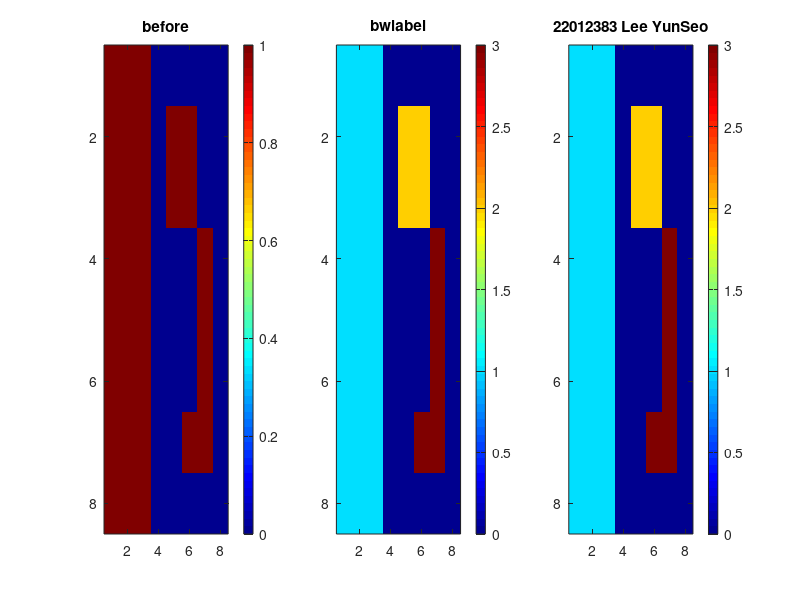
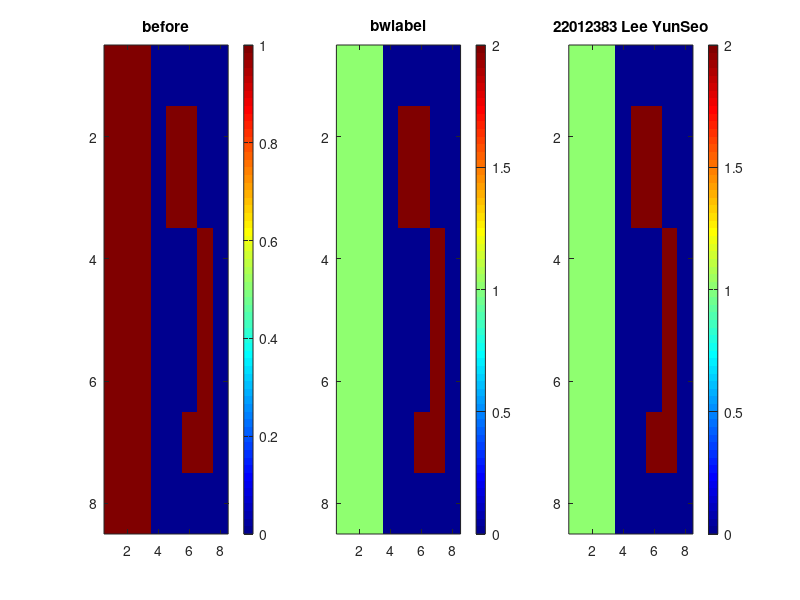

Recreate these plots in MATLAB, in order. (Note: this script raises an error after producing the figures.)
%22012383 Lee YunSeo
%% 4adjacency
clc
clear all
close all

val = 4; %4adjacency
BW = logical ([1 1 1 0 0 0 0 0
1 1 1 0 1 1 0 0
1 1 1 0 1 1 0 0
1 1 1 0 0 0 1 0
1 1 1 0 0 0 1 0
1 1 1 0 0 0 1 0
1 1 1 0 0 1 1 0
1 1 1 0 0 0 0 0]);
L = bwlabel(BW,val); % blob labeling with 4/8 adjacency
result = [];
c = 1; %color number count
if val == 4
    for i = 1:8
        for j = 1:8
            up = i-1;
            left = j-1;

            X = BW(i,j);
            if X == 1
                
                if  i == 1
                    A = 0;
                else
                    A = result(up,j);
                end
                
                if j == 1
                    B = 0;
                else
                    B = result(i,left);
                end
                
                if i == 1 & j == 1
                    A = 1;
                    B = 1;
                    
                end
                sur = unique([0,A,B]); %duplication remove and sorting
                [sur_row, sur_col]= size(sur); 

                if sur_col == 1
                    c = c+1; %color count + 1
                    result(i,j) = c; 
                elseif sur_col == 2
                    result(i,j) = sur(2);
                else 
                    result(i,j) = sur(2);
                    result(i,j-1) = sur(2);
                end
 
            else
                result(i,j) = 0; %backround color = 0
            end
            
        end
    end
end

figure(1); subplot(1,3,1); imagesc(BW), colorbar; title('before')
subplot(1,3,2); imagesc(L); colormap jet; colorbar; title('bwlabel')
subplot(1,3,3); imagesc(result); colorbar; title('22012383 Lee YunSeo')

%% 8adjacency

val = 8; %8conneted
L = bwlabel(BW,val);
result = [];
c = 1; %color number count

if val == 8
    for i = 1:8
        for j = 1:8
            up = i-1;
            down = i+1;
            left = j-1;
            right = j+1;

            X = BW(i,j);
            if X == 1
                
                if  i == 1
                    A = 0;
                    B = 0;
                    C = 0;
                else
                    if j == 1
                        A = 0;
                    else
                        A = result(up,left);
                    end
                    B = result(up,j);
                    if j == 8
                        C=0;
                    else
                        C = result(up, right);
                    end
                end
                
                if j == 1
                    D = 0;
                else
                    D = result(i,left);
                end

                if i == 1 & j == 1
                    A = 1;
                    B = 1;
                    D = 1;
                end
                sur = unique([0,A,B,C,D]);
                [sur_row, sur_col]= size(sur); 

                if sur_col == 1
                    c = c+1;
                    result(i,j) = c; 
                elseif sur_col == 2
                    result(i,j) = sur(2);
                else 
                    result(i,j) = sur(2);
                    result(i,j-1) = sur(2);
                end
 
            else
                result(i,j) = 0; %backround color = 0
            end
            
        end
    end
end
figure(2); subplot(1,3,1); imagesc(BW), colorbar; title('before')
subplot(1,3,2); imagesc(L); colormap jet; colorbar; title('bwlabel')
subplot(1,3,3); imagesc(result); colorbar; title('22012383 Lee YunSeo')

%%
% load a gray image
grayImage = imread('rice.png'); 

% thresholding
brightBlobs = grayImage > 128; % Find bright things.


BW = brightBlobs;
con_n = 8; %4or8conneted
result = [];
c = 1;
[BW_y BW_x] = size(BW);
if con_n == 8
    for i = 1:BW_y
        for j = 1:BW_x
            up = i-1;
            down = i+1;
            left = j-1;
            right = j+1;
            X = BW(i,j);
            
            if X == 1
                
                if  i == 1
                    A = 0;
                    B = 0;
                    C = 0;
                    if j == 1
                        D = 0;
                    else
                        D = result(i,left);
                    end
                else %A,B,Cooooooo
                    if j == 1 
                        A = 0;
                        C = result(up, right);
                        D = 0;
                    elseif j == BW_x
                        A = result(up,left);
                        C = 0;
                        D = result(i,left);
                    else
                        A = result(up,left);
                        C = result(up, right);
                        D = result(i, left);
                    end
                    B = result(up,j);
                end

                if i == 1 & j == 1
                    A = 1;
                    B = 1;
                    C = 1;
                    D = 1;
                end
                sur = unique([0,A,B,C,D]);
                [sur_row, sur_col]= size(sur); 

                if sur_col == 1
                    c = c+1;
                    result(i,j) = c; 
                elseif sur_col == 2
                    result(i,j) = sur(2);
                else 
                    result(i,j) = sur(2);
                    low = sur(2);
                    for m = 1:j
                        for n = 1:i
                            if (result(n,m) == sur(3))
                                result(n,m) = sur(2);
                            end
                        end
                    end
                end
 
            else
                result(i,j) = 0; %backround color = 0
            end
            
        end
    end
end

% labeling
L2 = bwlabel(brightBlobs,8); % blob labeling with 8 adjacency
figure(3),subplot(1,2,1);imagesc(L2); colorbar; title('bwlabel');subplot(1,2,2); imagesc(result); colormap jet
title('22012383 Lee YunSeo'); colorbar;